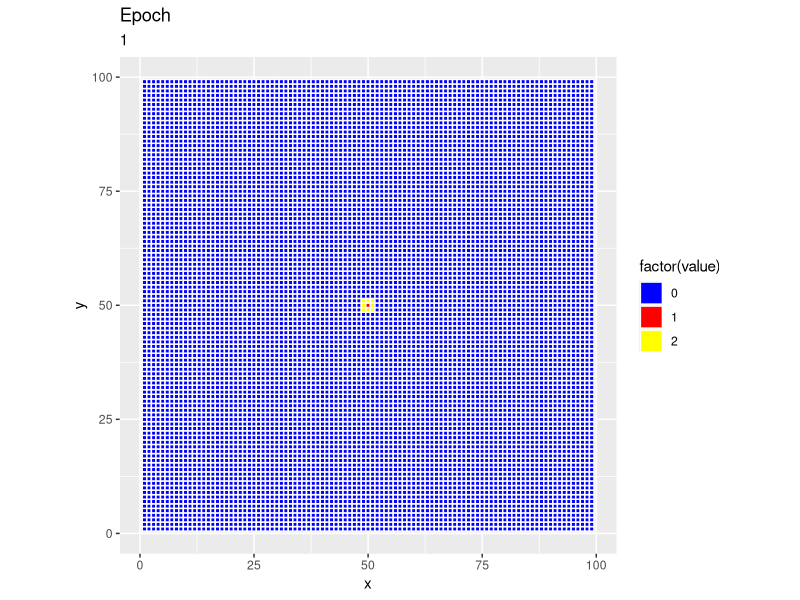

Source code (R): (Note: this script raises an error after producing the figure.)
#Variables and const
r1=0
epo=1
epoches=1
#Strategy dataframe creation
full_row0 = rep("C", 99)
dataframe_row<- data.frame(full_row0)

for(i in 1:98) {                                   # Head of for-loop
  full_row <- rep("C", nrow(dataframe_row))                       # Create new column
  dataframe_row[ , ncol(dataframe_row) + 1] <- full_row                  # Append new column
  colnames(dataframe_row)[ncol(dataframe_row)] <- paste0("full_row", i)  # Rename column name
}

#Temp Strategy dataframe creation
full_row0_tmp = rep("O", 99)
dataframe_str_temp<- data.frame(full_row0_tmp)

for(i in 1:98) {                                   # Head of for-loop
  full_row <- rep("O", nrow(dataframe_str_temp))                       # Create new column
  dataframe_str_temp[ , ncol(dataframe_str_temp) + 1] <- full_row                  # Append new column
  colnames(dataframe_str_temp)[ncol(dataframe_str_temp)] <- paste0("full_row", i)  # Rename column name
}

dataframe_row[[50]][50]<-"D"
dataframe_row # D/C data on the first step

dataframe_str_temp=dataframe_row

#dataframe creation (PAYOFF)
full_row0 = rep(0, 99)
dataframe_payoff<- data.frame(full_row0)

for(i in 1:98) {                                   # Head of for-loop
  full_row <- rep(0, nrow(dataframe_payoff))                       # Create new column
  dataframe_payoff[ , ncol(dataframe_payoff) + 1] <- full_row                  # Append new column
  colnames(dataframe_payoff)[ncol(dataframe_payoff)] <- paste0("full_row", i)  # Rename column name
}
dataframe_payoff
# Nines on the border
for(i in 1:99){
  dataframe_payoff[[1]][i]<-9
  dataframe_payoff[[99]][i]<-9
  dataframe_payoff[[i]][1]<-9
  dataframe_payoff[[i]][99]<-9
}

#CREATION OF 3*3 CALCULATION DATAFRAME
row1 <-c(0,0,0)
row2 <-c(0,0,0)
row3 <-c(0,0,0)
Calc_datafr_3_3 <- data.frame(row1, row2, row3)
Calc_datafr_strategy <- data.frame(row1, row2, row3)

#CREATION OF Visualisation DATAFRAME

Visualisation_dataframe<-matrix(0:0, nrow = 99, ncol = 99) 





#FIRST STAGE
#CALCULATION OF PAYOFF (SUM)
sum_f <- function(proc_place_row,proc_place_col){
r1=0
for (row in (proc_place_row-1):(proc_place_row+1)) {
  for (col in (proc_place_col-1):(proc_place_col+1)) {
    #print(paste('Row', row, 'col', col, 'value', dataframe_row[[row]][col]))
    
    subres <- paste0(dataframe_row[[proc_place_row]][proc_place_col],dataframe_row[[row]][col])
    if(subres == "DC"){
     res=1.9
    }else {
      if(subres == "CC"){
        res=1
      }else{
        if(subres == "CD"){
          res=0}
        else{
          if(subres == "DD"){
            res=0
          }
        }
      }
    }
    r1=r1+res
    #print(r1)
  }
}
return(r1)
}

for (row in 2:98) {
 for (col in 2:98) {
dataframe_payoff[[row]][col] = sum_f(row,col)
}}
dataframe_payoff




#Changing strategy
Dominant_Strat_3_3 <- function(proc_place_row,proc_place_col){
  #proc_place_row=12
  #proc_place_col=12
  r1=0 
  pay=dataframe_payoff[[proc_place_row]][proc_place_col]
  strategy=dataframe_row[[proc_place_row]][proc_place_col]
  for (row in (proc_place_row-1):(proc_place_row+1)) {
    for (col in (proc_place_col-1):(proc_place_col+1)) {
     # print(paste('Row', row, 'col', col, 'value', dataframe_payoff[[row]][col]))
     
      
      if (dataframe_payoff[[row]][col]>pay)
      {pay=dataframe_payoff[[row]][col]
      strategy=dataframe_row[[row]][col]}
      
      
    }
  }
  #print(strategy)
  return(strategy)
}






for (row_dt in 2:98) {
  for (col_dt in 2:98) {

strategy<-Dominant_Strat_3_3(row_dt,col_dt)
    dataframe_str_temp[[row_dt]][col_dt]<-strategy
      }
  }



#VISUALIZATION
# Library
for (row in 2:98) {
  for (col in 2:98) {
    if(dataframe_str_temp[[row]][col]=="D" & dataframe_row[[row]][col]=="D"){Visualisation_dataframe[row,col]=1}
    if(dataframe_str_temp[[row]][col]=="C" & dataframe_row[[row]][col]=="C"){Visualisation_dataframe[row,col]=0} 
    if(dataframe_str_temp[[row]][col]=="D" & dataframe_row[[row]][col]=="C"){Visualisation_dataframe[row,col]=2} 
    if(dataframe_str_temp[[row]][col]=="C" & dataframe_row[[row]][col]=="D"){Visualisation_dataframe[row,col]=3} 
    
    
  }}

rotate <- function(x) t(apply(x, 2, rev))
Visualisation_dataframe_rotated<-rotate(Visualisation_dataframe)


# Library  https://r-charts.com/correlation/heat-map-ggplot2/
# Transform the matrix in long format
library(reshape)
df <- melt(Visualisation_dataframe_rotated)
colnames(df) <- c("x", "y", "value")

# save histogram in jpeg format in current directory
#jpeg(file="D:/lattice.jpeg", width=1000, height=1000)

library(ggplot2)
ggplot(df, aes(x = x, y = y, fill = factor(value))) +   #https://statisticsglobe.com/r-error-continuous-value-supplied-to-discrete-scale
  geom_tile(color = "white",
            lwd = 0.5,
            linetype = 1) +
  coord_fixed()+labs(title = "Epoch")+labs(subtitle = epo)+
  scale_fill_manual(values = c("0"="blue","1"="red", "2"="yellow", "3"="green"))
 epo=epo+1
# call this function to save the file 
#dev.off()



dataframe_row=dataframe_str_temp


вапва
